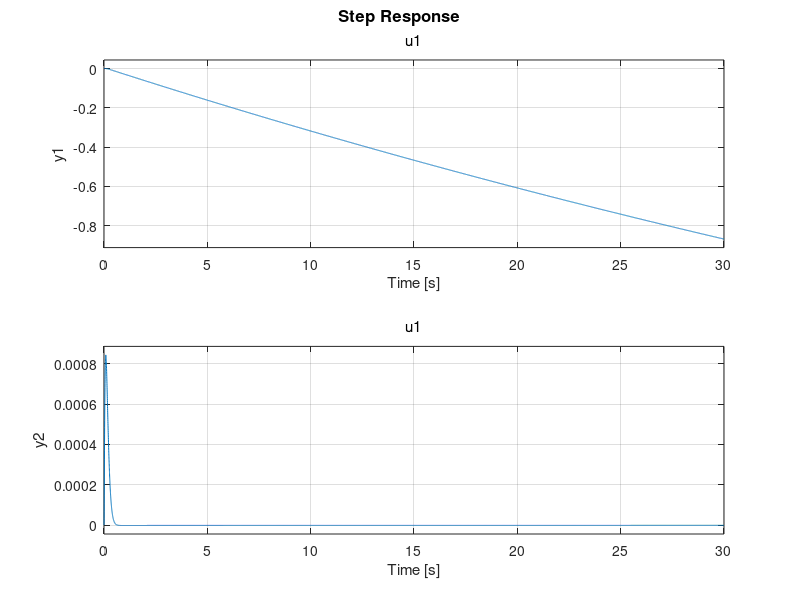

Recreate this plot in MATLAB.
%--------------------Pendulum parameters----------
L=(72/2)/1000;      %Length to Pendulum's Center of Mass (m)
m=11/1000;          %Mass of Pendulum Arm                (kg)
r=50/1000;          %Rotating Arm Length                 (m)
g=9.81;             %gravity acceleration    (m/s^2)

%-----------------Motor parameters-----------
K_t=0.114;          %Motor Torque Constant 
K_m= 0.116;         %Back EMF Constant 
R_m=7.5;            %Armature Resistance 
K_g=110 ;           %motor system gear ratio (motor->load) 
n_m=0.69;           %Motor efficiency 
n_g=0.9;            %Gearbox efficiency 
B_eq =6.3568e-5;    %Equivalent viscous damping coefficient 
J_eq=0.2760;        %Equivalent moment of inertia at the load

%---------------------some dummy variables ----------------------
a=J_eq+m*r*r;
b=m*L*r;
c=(4/3)*m*L*L;
d=m*g*L;
E=a*c-b*b;
H=(n_m*n_g*K_t*K_g)/(R_m*E);
G=((n_m*n_g*K_t*K_m*K_g*K_g)-B_eq*R_m)/R_m;

%-----------------------State space of system-----------
A=[0 0 1 0;0 0 0 1;0 (b*d)/E -(c*G)/E 0;0 (a*d)/E -(b*G)/E 0];   %system matrix
B=[0;0;c*H;b*H];                                                 %input  matrix
C=[1 0 0 0;0 1 0 0];                                             %output matrix
D=[0;0];                                                         %feedforward matrix
ss_model=ss(A,B,C,D);                                            %state-space model

%----------------------LQR parameters-----------------
Q=diag([0.1 800 700 400]);       % state matrix [theta alpha thetadot alphadot]
R = 1;                           %control effort weights
k=lqr(ss_model,Q,R);             %optimum pole placement gain;
k_theta=k(1);
k_alpha=k(2);
k_thetadot=k(3);
k_alphadot=k(4);
syslqr=ss(A-B*k,B,C,0);

%Step response
TF = tf(syslqr)
step(TF)